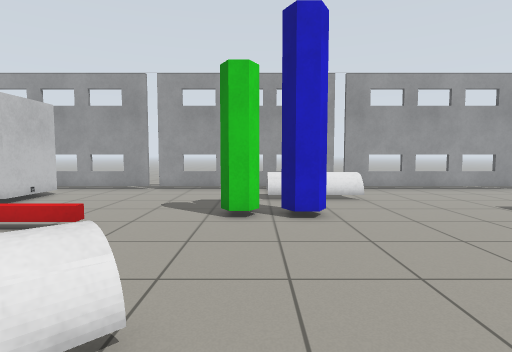
View 1 (above)

24 first-person views from a walk through a robot-simulator world made for Gazebo. The camera is 0.94 m above the floor, tilts 4° down and sees 80° across. The floor is counted in squares, 0.5 m on a side. Each view is taken from the middle of a square. On the plan, view 1 faces up. The plan holds only what a view shows up to about 16 squares ahead; the rest is blank.

View 2
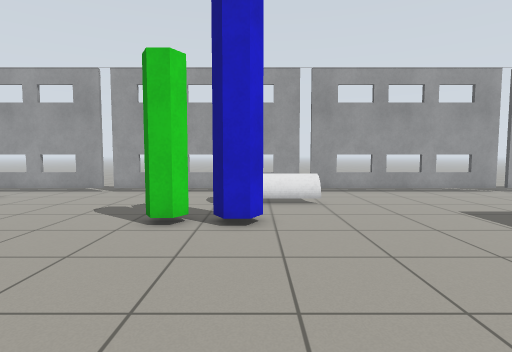

View 3
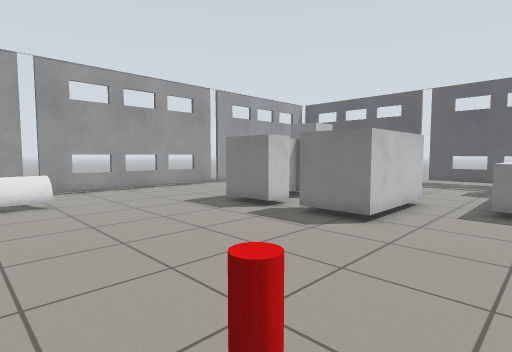

View 4
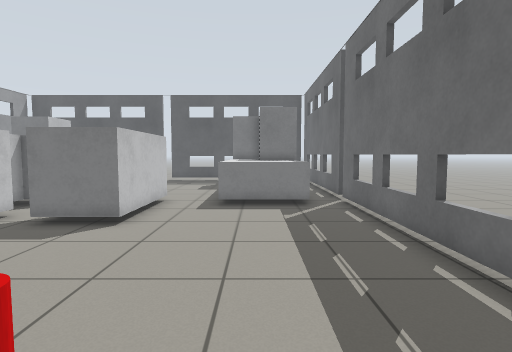

View 5
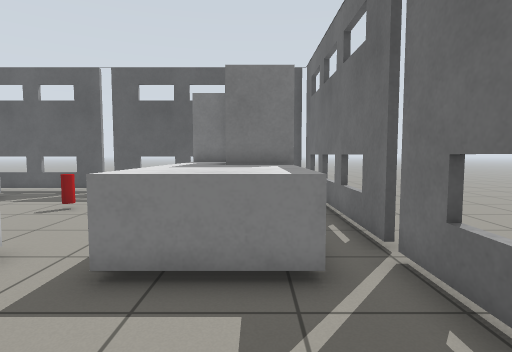

View 6
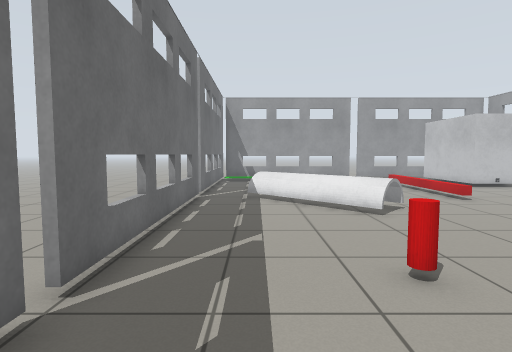

View 7
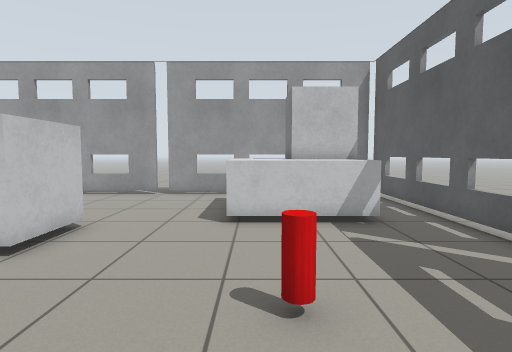

View 8
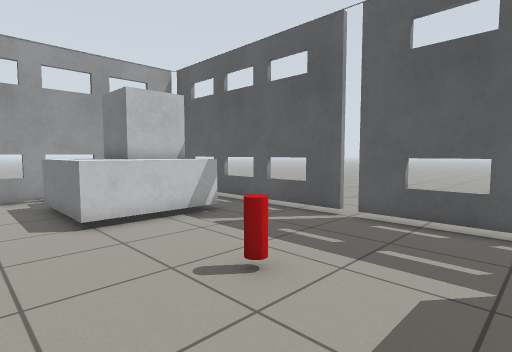

View 9
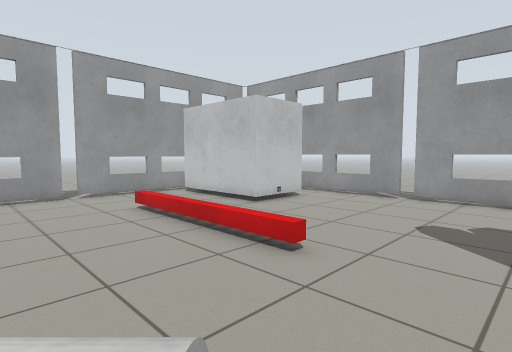

View 10
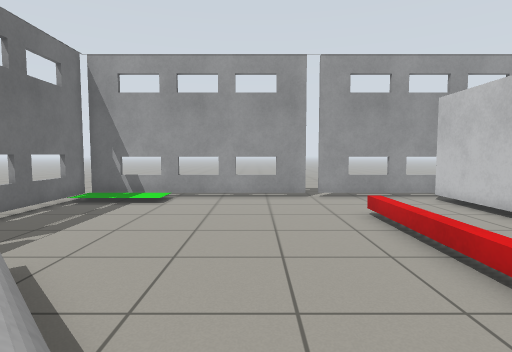

View 11
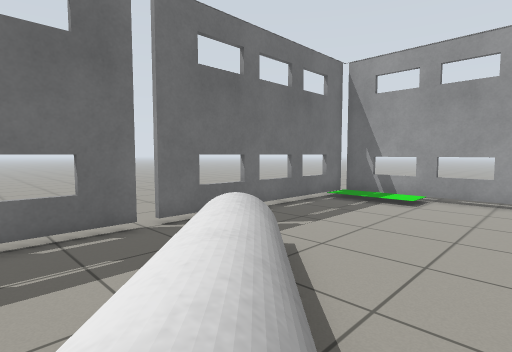

View 12
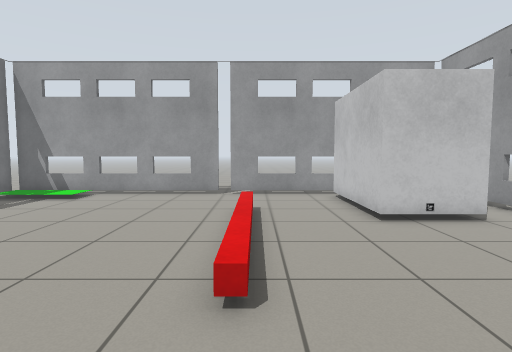

View 13
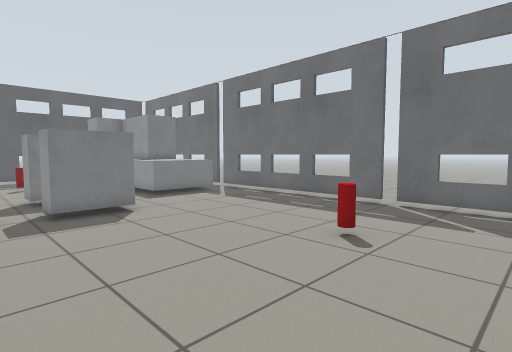

View 14
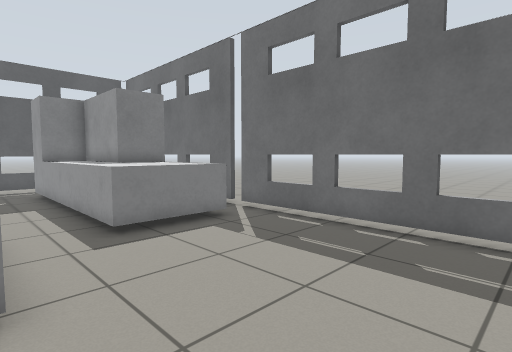

View 15
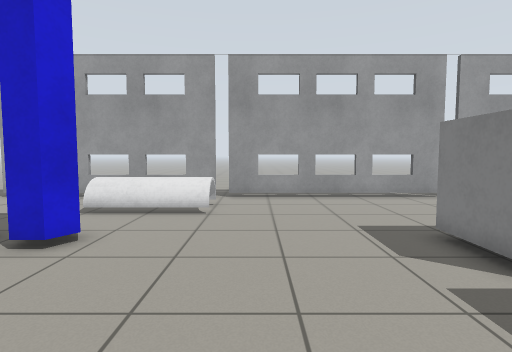

View 16
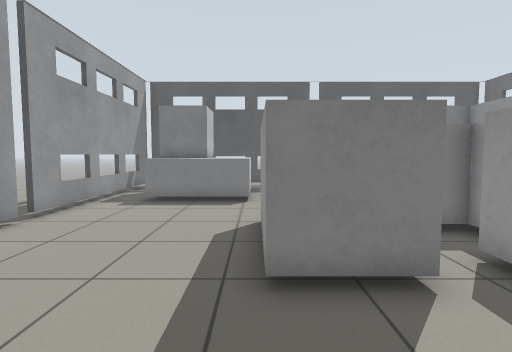

View 17
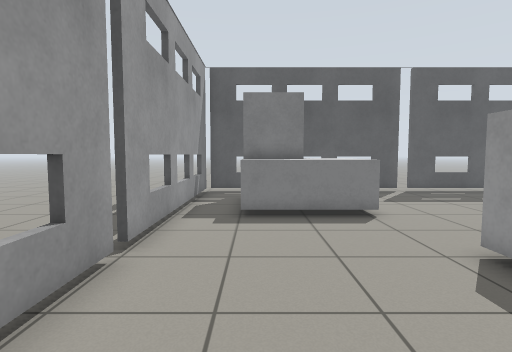

View 18
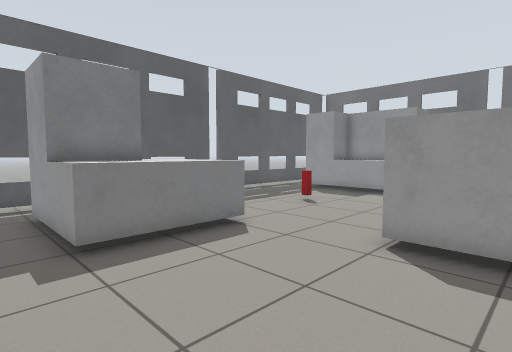

View 19
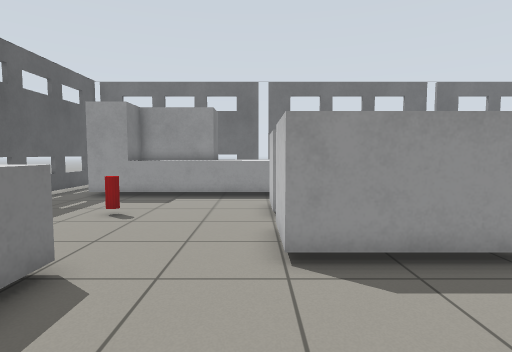

View 20
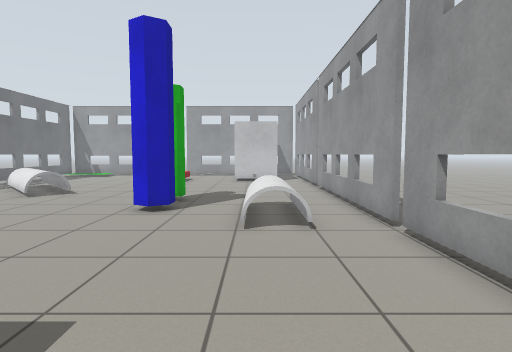

View 21
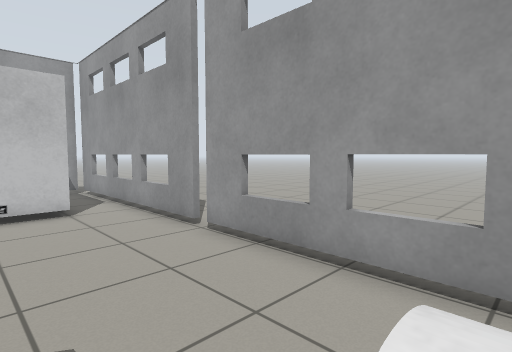

View 22
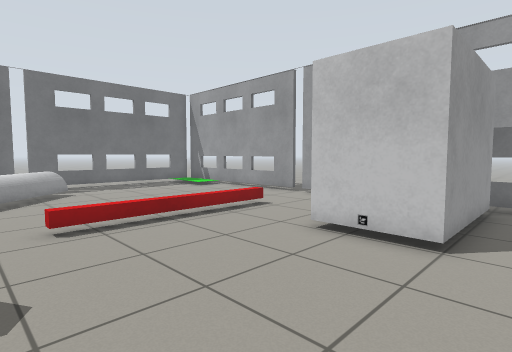

View 23
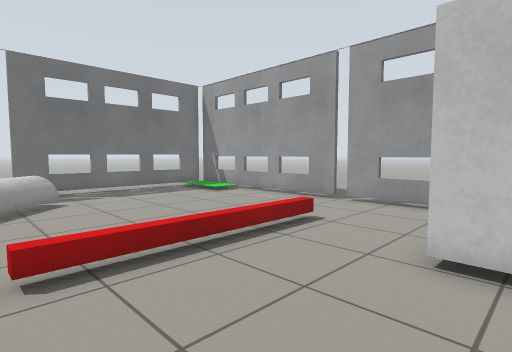

View 24
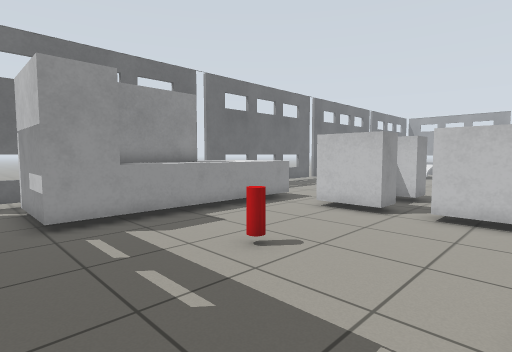

### Floor plan
Key: @ floor where view 1 was taken; # wall or solid block; x gap in a wall; . floor; = window, fence, low wall or low ledge; O other object.
Columns run from 16 left of view 1 to 25 right of it. Each row starts with its distance up from view 1.
 17  x#=#==#=#xx#=#==#=#xx#=#==#=#xx#=#==#=#x
 16 x........................................x
 15 #........................................#
 14 #.OOOOO..........====.............OOOOO..#
 13 #    .OO.........====.............OOO   .#
 12 #.....O...........................OOOOO..#
 11 #.................................OOOOO..#
 10 #..............OOOO........OOOO..........#
  9 #..............OOOO.......O  OO..........#
  8 #....OOOOOOO..............OO..O..........#
  7 x........................................x
  6 x.........................OO..O....OO....x
  5 #.........................OO OO....OO....#
  4 #............=............OOOOO..........#
  3 #............==..........................#
  2 #...........===....OO....................#
  1 #..........===.....OO.........OOOOOOOOO..#
  0 #........====...@.............OOOOOOOOO..#
 -1 #.........==..................OOOO    O..#
 -2 #.............................OOOO    O.
 -3 x...................................  ..
 -4  x#=#==#=#xx#=#==#=#xx#=#==#=#xx#=#==#=#x

Where each view was taken, in squares from view 1:
view 1: 0 up, 0 right, facing up
view 2: 1 up, 2 right, facing up
view 3: 0 up, 2 right, facing up-right
view 4: 0 up, 2 right, facing right
view 5: 1 down, 9 right, facing right
view 6: 1 down, 8 right, facing left
view 7: 2 up, 19 right, facing up
view 8: 2 up, 16 right, facing up-right
view 9: 3 up, 1 left, facing up-left
view 10: 4 up, 2 left, facing left
view 11: 4 up, 2 left, facing down-left
view 12: 8 up, 1 left, facing left
view 13: 8 up, 0 right, facing down-right
view 14: 4 up, 6 right, facing down-right
view 15: 3 up, 6 right, facing up
view 16: 10 up, 6 right, facing right
view 17: 14 up, 9 right, facing right
view 18: 16 up, 12 right, facing down-right
view 19: 15 up, 15 right, facing down
view 20: 13 up, 12 right, facing left
view 21: 12 up, 1 right, facing up-left
view 22: 16 up, 3 left, facing down-left
view 23: 13 up, 4 left, facing down-left
view 24: 10 up, 24 right, facing down-left
